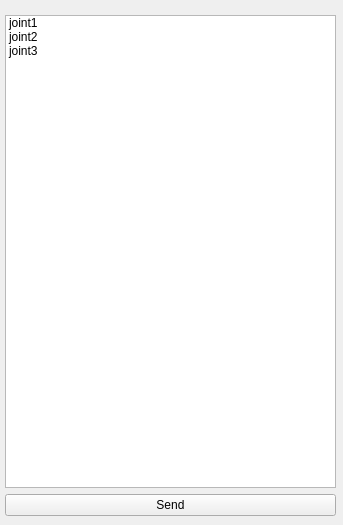
<?xml version="1.0" encoding="UTF-8"?>
<ui version="4.0">
 <class>Form</class>
 <widget class="QWidget" name="Form">
  <property name="geometry">
   <rect>
    <x>0</x>
    <y>0</y>
    <width>343</width>
    <height>525</height>
   </rect>
  </property>
  <property name="windowTitle">
   <string>Form</string>
  </property>
  <widget class="QWidget" name="verticalLayoutWidget">
   <property name="geometry">
    <rect>
     <x>0</x>
     <y>10</y>
     <width>341</width>
     <height>511</height>
    </rect>
   </property>
   <layout class="QVBoxLayout" name="verticalLayout">
    <property name="margin">
     <number>5</number>
    </property>
    <item>
     <widget class="QListWidget" name="listWidget">
      <item>
       <property name="text">
        <string>joint1</string>
       </property>
      </item>
      <item>
       <property name="text">
        <string>joint2</string>
       </property>
      </item>
      <item>
       <property name="text">
        <string>joint3</string>
       </property>
      </item>
     </widget>
    </item>
    <item>
     <widget class="QPushButton" name="sendButton">
      <property name="text">
       <string>Send</string>
      </property>
     </widget>
    </item>
   </layout>
  </widget>
 </widget>
 <resources/>
 <connections/>
</ui>
